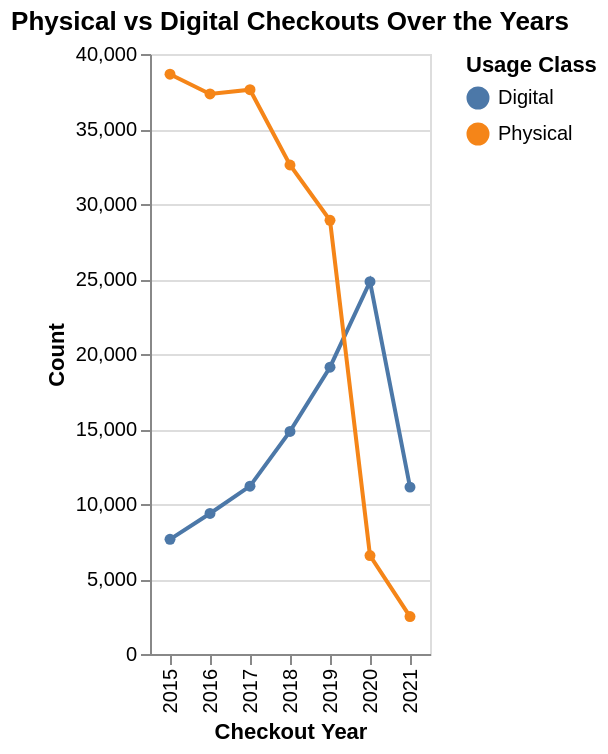

Notebook code cell kept with this figure:
### Markdown cell above
Adding zooming to Visualization 1

### Code cell
alt.Chart(seattle_grouped_by_usage).mark_line(point=True).encode(
    x=alt.X('CheckoutYear:O', title='Checkout Year'),
    y=alt.Y('counts:Q', title='Count'),
    color=alt.Color('UsageClass:N', title='Usage Class'),
).properties(
    title='Physical vs Digital Checkouts Over the Years'
).interactive()

### Figure 1 — Vega-Lite specification as saved in the notebook (floating-point values rounded to 4 significant figures)
{"config": {"view": {"continuousWidth": 300, "continuousHeight": 300}}, "data": {"name": "data-25b2701fa9161e7070c8e3c97a8fd6e9"}, "mark": {"type": "line", "point": true}, "encoding": {"color": {"field": "UsageClass", "title": "Usage Class", "type": "nominal"}, "x": {"field": "CheckoutYear", "title": "Checkout Year", "type": "ordinal"}, "y": {"field": "counts", "title": "Count", "type": "quantitative"}}, "params": [{"name": "param_3", "select": {"type": "interval", "encodings": ["x", "y"]}, "bind": "scales"}], "title": "Physical vs Digital Checkouts Over the Years", "$schema": "https://vega.github.io/schema/vega-lite/v5.20.1.json", "datasets": {"data-25b2701fa9161e7070c8e3c97a8fd6e9": [{"CheckoutYear": 2015, "UsageClass": "Digital", "counts": 7645}, {"CheckoutYear": 2015, "UsageClass": "Physical", "counts": 38653}, {"CheckoutYear": 2016, "UsageClass": "Digital", "counts": 9367}, {"CheckoutYear": 2016, "UsageClass": "Physical", "counts": 37338}, {"CheckoutYear": 2017, "UsageClass": "Digital", "counts": 11190}, {"CheckoutYear": 2017, "UsageClass": "Physical", "counts": 37617}, {"CheckoutYear": 2018, "UsageClass": "Digital", "counts": 14839}, {"CheckoutYear": 2018, "UsageClass": "Physical", "counts": 32600}, {"CheckoutYear": 2019, "UsageClass": "Digital", "counts": 19120}, {"CheckoutYear": 2019, "UsageClass": "Physical", "counts": 28912}, {"CheckoutYear": 2020, "UsageClass": "Digital", "counts": 24819}, {"CheckoutYear": 2020, "UsageClass": "Physical", "counts": 6564}, {"CheckoutYear": 2021, "UsageClass": "Digital", "counts": 11126}, {"CheckoutYear": 2021, "UsageClass": "Physical", "counts": 2497}]}}
